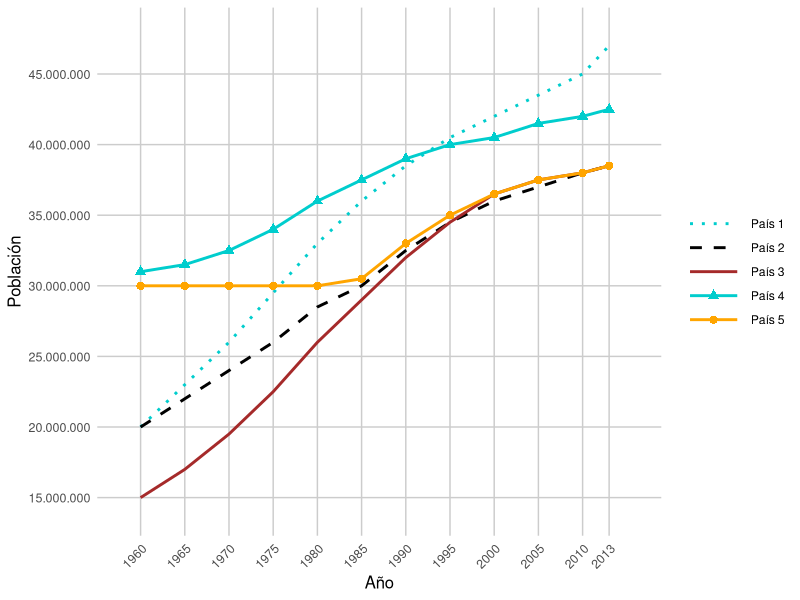
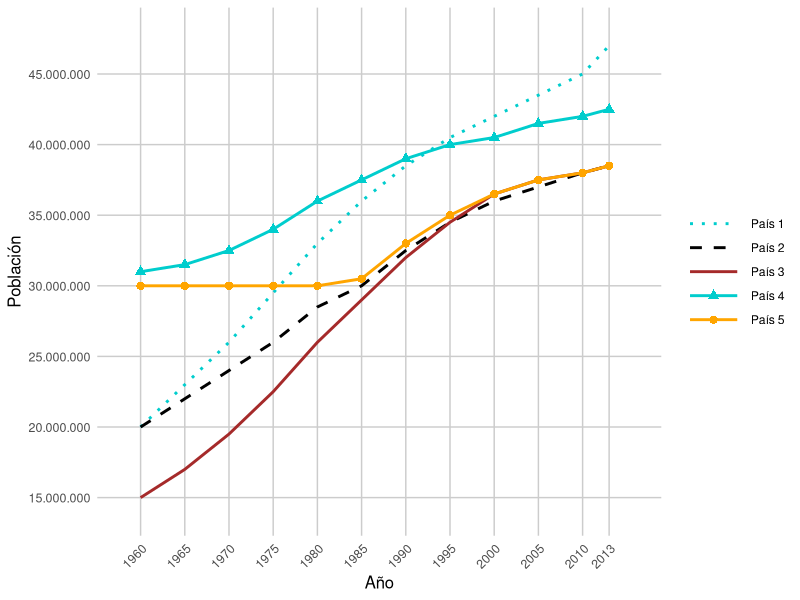

R code for these plots, in order:
#!/usr/bin/env Rscript
# Gráfica de Poblaciones de 5 Países (1960-2013)
# Ejercicio ICFES - Generado con ggplot2

library(ggplot2)
library(scales)

# Datos de población por país
años <- c(1960, 1965, 1970, 1975, 1980, 1985, 1990, 1995, 2000, 2005, 2010, 2013)

# Crear dataframe con todos los datos
datos <- data.frame(
  año = rep(años, 5),
  poblacion = c(
    # País 1 - Crecimiento muy pronunciado
    20e6, 23e6, 26e6, 29.5e6, 33e6, 36e6, 38.5e6, 40.5e6, 42e6, 43.5e6, 45e6, 47e6,
    # País 2 - Crecimiento moderado (cruza País 5 en ~1986)
    20e6, 22e6, 24e6, 26e6, 28.5e6, 30e6, 32.5e6, 34.5e6, 36e6, 37e6, 38e6, 38.5e6,
    # País 3 - Crecimiento desde abajo
    15e6, 17e6, 19.5e6, 22.5e6, 26e6, 29e6, 32e6, 34.5e6, 36.5e6, 37.5e6, 38e6, 38.5e6,
    # País 4 - Empieza alto, crecimiento moderado
    31e6, 31.5e6, 32.5e6, 34e6, 36e6, 37.5e6, 39e6, 40e6, 40.5e6, 41.5e6, 42e6, 42.5e6,
    # País 5 - Horizontal hasta 1980, luego crece (cruza País 2 en ~1986)
    30e6, 30e6, 30e6, 30e6, 30e6, 30.5e6, 33e6, 35e6, 36.5e6, 37.5e6, 38e6, 38.5e6
  ),
  pais = factor(rep(c("País 1", "País 2", "País 3", "País 4", "País 5"), each = 12),
                levels = c("País 1", "País 2", "País 3", "País 4", "País 5"))
)

# Crear gráfica
p <- ggplot(datos, aes(x = año, y = poblacion, color = pais, linetype = pais, shape = pais)) +
  # Líneas
  geom_line(linewidth = 1) +
  # Puntos solo para País 4 y País 5
  geom_point(data = subset(datos, pais %in% c("País 4", "País 5")), size = 2.5) +

  # Colores personalizados
  scale_color_manual(values = c(
    "País 1" = "cyan3",
    "País 2" = "black",
    "País 3" = "brown",
    "País 4" = "cyan3",
    "País 5" = "orange"
  )) +

  # Tipos de línea
  scale_linetype_manual(values = c(
    "País 1" = "dotted",
    "País 2" = "dashed",
    "País 3" = "solid",
    "País 4" = "solid",
    "País 5" = "solid"
  )) +

  # Formas de marcadores
  scale_shape_manual(values = c(
    "País 1" = NA,
    "País 2" = NA,
    "País 3" = NA,
    "País 4" = 17,  # triángulo
    "País 5" = 16   # círculo
  )) +

  # Ejes
  scale_x_continuous(
    breaks = años,
    limits = c(1958, 2016)
  ) +
  scale_y_continuous(
    breaks = seq(15e6, 45e6, by = 5e6),
    limits = c(14e6, 48e6),
    labels = function(x) paste0(format(x/1e6, big.mark = ".", decimal.mark = ","), ".000.000")
  ) +

  # Etiquetas
  labs(
    x = "Año",
    y = "Población",
    color = NULL,
    linetype = NULL,
    shape = NULL
  ) +

  # Tema
  theme_minimal() +
  theme(
    panel.grid.major = element_line(color = "gray80", linewidth = 0.5),
    panel.grid.minor = element_blank(),
    axis.text.x = element_text(angle = 45, hjust = 1, size = 9),
    axis.text.y = element_text(size = 9),
    axis.title = element_text(size = 12),
    legend.position = "right",
    legend.background = element_blank(),
    legend.key = element_blank(),
    legend.key.width = unit(1.5, "cm")
  ) +

  # Guías de leyenda
  guides(
    color = guide_legend(override.aes = list(
      linetype = c("dotted", "dashed", "solid", "solid", "solid"),
      shape = c(NA, NA, NA, 17, 16)
    ))
  )

# Guardar
ggsave("output_r.png", plot = p, width = 12, height = 8, dpi = 300, bg = "white")
ggsave("output_r.pdf", plot = p, width = 12, height = 8, bg = "white")

cat("Gráfica guardada en: output_r.png y output_r.pdf\n")
